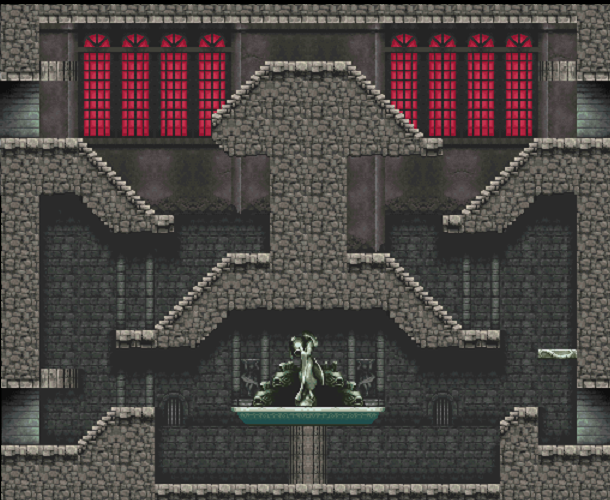

A level layout from a 2D game, rendered from its tile map. Below: a short description, then the map file with tile-grid data replaced by summaries:
An orthogonal 61x50 tile map with 10x10 px tiles, 1 tile layer (Foreground) and 96 objects.

<map version="1.0" orientation="orthogonal" width="61" height="50" tilewidth="10" tileheight="10">
 <tileset firstgid="1" name="gamescene1" tilewidth="10" tileheight="10">
  <image source="gamescene1.png" width="3693" height="1777" />
 </tileset>
 <layer name="Foreground" width="61" height="50">
  <data>[3050 cells, 3050 non-empty, 3050 distinct tile ids]</data>
 </layer>
 <objectgroup name="Collision" width="61" height="50">
  <object x="1" y="1" width="36" height="78" />
  <object x="40" y="62" width="37" height="17" />
  <object x="39" y="2" width="537" height="22" />
  <object x="577" y="3" width="33" height="76" />
  <object x="539" y="61" width="39" height="18" />
  <object x="0" y="139" width="76" height="53" />
  <object x="0" y="193" width="37" height="194" />
  <object x="38" y="368" width="36" height="19" />
  <object x="0" y="445" width="153" height="55" />
  <object x="117" y="408" width="36" height="36" />
  <object x="155" y="484" width="345" height="15" />
  <object x="500" y="429" width="37" height="71" />
  <object x="539" y="446" width="71" height="53" />
  <object x="541" y="139" width="68" height="54" />
  <object x="578" y="194" width="32" height="193" />
  <object x="272" y="63" width="73" height="189" />
  <object x="232" y="254" width="150" height="55" />
  <object x="524" y="408" width="13" height="20" />
  <object x="211" y="115" width="61" height="26" />
  <object x="230" y="143" width="42" height="12" />
  <object x="220" y="143" width="8" height="5" />
  <object x="122" y="331" width="74" height="16" />
  <object x="196" y="309" width="9" height="30" />
  <object x="206" y="301" width="9" height="28" />
  <object x="216" y="293" width="6" height="28" />
  <object x="223" y="284" width="9" height="31" />
  <object x="439" y="215" width="63" height="14" />
  <object x="502" y="201" width="10" height="21" />
  <object x="512" y="188" width="10" height="26" />
  <object x="523" y="181" width="10" height="22" />
  <object x="533" y="173" width="8" height="21" />
  <object x="419" y="329" width="76" height="17" />
  <object x="382" y="283" width="14" height="27" />
  <object x="391" y="310" width="24" height="11" />
  <object x="400" y="323" width="27" height="5" />
  <object x="407" y="330" width="4" height="5" />
  <object x="413" y="329" width="6" height="11" />
  <object x="346" y="138" width="95" height="17" />
  <object x="112" y="216" width="62" height="17" />
  <object x="78" y="176" width="8" height="24" />
  <object x="87" y="186" width="8" height="25" />
  <object x="97" y="196" width="6" height="23" />
  <object x="103" y="208" width="7" height="17" />
  <object x="499" y="420" width="10" height="8" />
 </objectgroup>
 <objectgroup name="Collision1" width="61" height="50">
  <object x="260" y="63" width="12" height="13" />
  <object x="78" y="436" width="9" height="8" />
  <object x="88" y="427" width="9" height="10" />
  <object x="97" y="417" width="9" height="11" />
  <object x="106" y="409" width="11" height="9" />
  <object x="509" y="413" width="6" height="8" />
  <object x="517" y="408" width="7" height="6" />
  <object x="165" y="310" width="10" height="9" />
  <object x="175" y="300" width="9" height="9" />
  <object x="195" y="281" width="9" height="9" />
  <object x="205" y="272" width="9" height="9" />
  <object x="214" y="262" width="9" height="9" />
  <object x="464" y="205" width="9" height="9" />
  <object x="474" y="196" width="9" height="11" />
  <object x="484" y="186" width="10" height="11" />
  <object x="494" y="176" width="10" height="12" />
  <object x="504" y="164" width="10" height="13" />
  <object x="514" y="154" width="11" height="12" />
  <object x="524" y="145" width="9" height="11" />
  <object x="534" y="139" width="7" height="8" />
  <object x="247" y="76" width="13" height="13" />
  <object x="234" y="89" width="13" height="12" />
  <object x="217" y="100" width="17" height="15" />
  <object x="185" y="290" width="10" height="10" />
  <object x="224" y="254" width="8" height="8" />
  <object x="154" y="319" width="11" height="12" />
 </objectgroup>
 <objectgroup name="Collision2" width="61" height="50">
  <object x="345" y="64" width="9" height="8" />
  <object x="354" y="72" width="11" height="10" />
  <object x="365" y="82" width="10" height="9" />
  <object x="376" y="91" width="10" height="9" />
  <object x="385" y="100" width="10" height="10" />
  <object x="395" y="109" width="10" height="10" />
  <object x="404" y="119" width="10" height="9" />
  <object x="414" y="129" width="10" height="9" />
  <object x="383" y="255" width="11" height="9" />
  <object x="393" y="263" width="9" height="9" />
  <object x="402" y="272" width="10" height="10" />
  <object x="413" y="282" width="10" height="10" />
  <object x="422" y="292" width="10" height="9" />
  <object x="432" y="301" width="10" height="9" />
  <object x="442" y="310" width="9" height="10" />
  <object x="451" y="320" width="10" height="9" />
  <object x="76" y="140" width="10" height="9" />
  <object x="86" y="148" width="9" height="10" />
  <object x="96" y="158" width="11" height="11" />
  <object x="106" y="169" width="11" height="10" />
  <object x="117" y="179" width="10" height="10" />
  <object x="127" y="189" width="12" height="11" />
  <object x="139" y="200" width="10" height="9" />
  <object x="149" y="209" width="7" height="7" />
 </objectgroup>
 <objectgroup name="Collision3" width="61" height="50">
  <object x="540" y="349" width="37" height="9" />
  <object x="231" y="408" width="154" height="4" />
 </objectgroup>
</map>